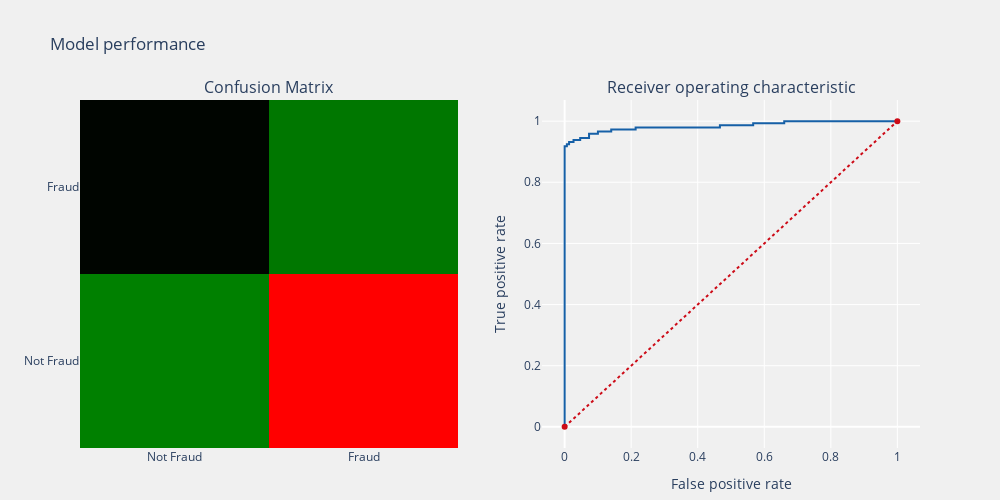
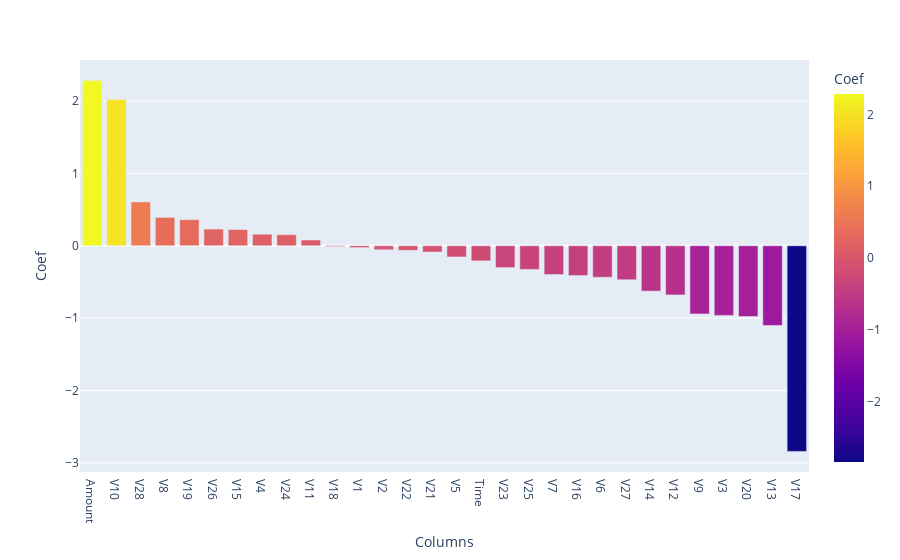

Notebook code cell kept with these figures, in order:
### Markdown cell above
# <a id="8"> 8.Undersampling apply Logistic Regression </a>

### Code cell
logit=LogisticRegression(max_iter= 100, solver= 'lbfgs',random_state=101)

Fraud(logit,X_train_under,X_test_under,y_train_under,y_test_under,"coefficients")

### Figure 1 — Plotly figure (JSON) as saved in the notebook; plotly's stock layout.template omitted (floating-point values rounded to 4 significant figures)
{"data": [{"colorscale": [[0, "red"], [0.001, "black"], [1, "green"]], "name": "matrix", "showscale": false, "type": "heatmap", "x": ["Not Fraud", "Fraud"], "xaxis": "x", "y": ["Not Fraud", "Fraud"], "yaxis": "y", "z": [[146, 4], [10, 136]]}, {"line": {"color": "rgb(22, 96, 167)", "width": 2}, "name": "Roc : 0.952420091324201", "type": "scatter", "x": [0, 0, 0, 0, 0, 0, 0, 0.006667, 0.006667, 0.01333, 0.01333, 0.02667, 0.02667, 0.04667, 0.04667, 0.07333, 0.07333, 0.1, 0.1, 0.14, 0.14, 0.2133, 0.2133, 0.4667, 0.4667, 0.5667, 0.5667, 0.66, 0.66, 1], "xaxis": "x2", "y": [0, 0.006849, 0.1164, 0.1301, 0.1918, 0.2055, 0.9178, 0.9178, 0.9247, 0.9247, 0.9315, 0.9315, 0.9384, 0.9384, 0.9452, 0.9452, 0.9589, 0.9589, 0.9658, 0.9658, 0.9726, 0.9726, 0.9795, 0.9795, 0.9863, 0.9863, 0.9932, 0.9932, 1, 1], "yaxis": "y2"}, {"line": {"color": "rgb(205, 12, 24)", "dash": "dot", "width": 2}, "type": "scatter", "x": [0, 1], "xaxis": "x2", "y": [0, 1], "yaxis": "y2"}], "layout": {"annotations": [{"font": {"size": 16}, "showarrow": false, "text": "Confusion Matrix", "x": 0.225, "xanchor": "center", "xref": "paper", "y": 1, "yanchor": "bottom", "yref": "paper"}, {"font": {"size": 16}, "showarrow": false, "text": "Receiver operating characteristic", "x": 0.775, "xanchor": "center", "xref": "paper", "y": 1, "yanchor": "bottom", "yref": "paper"}], "autosize": true, "height": 500, "margin": {"b": 10}, "paper_bgcolor": "rgba(240,240,240, 0.95)", "plot_bgcolor": "rgba(240,240,240, 0.95)", "showlegend": false, "title": {"text": "Model performance"}, "width": 1000, "xaxis": {"anchor": "y", "domain": [0, 0.45]}, "xaxis2": {"anchor": "y2", "domain": [0.55, 1], "title": {"text": "False positive rate"}}, "yaxis": {"anchor": "x", "domain": [0, 1]}, "yaxis2": {"anchor": "x2", "domain": [0, 1], "title": {"text": "True positive rate"}}}}

### Figure 2 — Plotly figure (JSON) as saved in the notebook; plotly's stock layout.template omitted (floating-point values rounded to 4 significant figures)
{"data": [{"alignmentgroup": "True", "hovertemplate": "Columns=%{x}<br>Coef=%{marker.color}<extra></extra>", "ids": [2.283, 2.021, 0.6058, 0.3918, 0.3608, 0.2306, 0.2233, 0.1596, 0.1533, 0.07942, -0.01184, -0.02536, -0.05529, -0.06326, -0.08705, -0.155, -0.2088, -0.3019, -0.3272, -0.3976, -0.412, -0.4354, -0.4702, -0.6274, -0.6794, -0.942, -0.9628, -0.9789, -1.102, -2.843], "legendgroup": "", "marker": {"color": [2.283, 2.021, 0.6058, 0.3918, 0.3608, 0.2306, 0.2233, 0.1596, 0.1533, 0.07942, -0.01184, -0.02536, -0.05529, -0.06326, -0.08705, -0.155, -0.2088, -0.3019, -0.3272, -0.3976, -0.412, -0.4354, -0.4702, -0.6274, -0.6794, -0.942, -0.9628, -0.9789, -1.102, -2.843], "coloraxis": "coloraxis"}, "name": "", "offsetgroup": "", "orientation": "v", "showlegend": false, "textposition": "auto", "type": "bar", "x": ["Amount", "V10", "V28", "V8", "V19", "V26", "V15", "V4", "V24", "V11", "V18", "V1", "V2", "V22", "V21", "V5", "Time", "V23", "V25", "V7", "V16", "V6", "V27", "V14", "V12", "V9", "V3", "V20", "V13", "V17"], "xaxis": "x", "y": [2.283, 2.021, 0.6058, 0.3918, 0.3608, 0.2306, 0.2233, 0.1596, 0.1533, 0.07942, -0.01184, -0.02536, -0.05529, -0.06326, -0.08705, -0.155, -0.2088, -0.3019, -0.3272, -0.3976, -0.412, -0.4354, -0.4702, -0.6274, -0.6794, -0.942, -0.9628, -0.9789, -1.102, -2.843], "yaxis": "y"}], "layout": {"barmode": "relative", "coloraxis": {"colorbar": {"title": {"text": "Coef"}}, "colorscale": [[0, "#0d0887"], [0.1111, "#46039f"], [0.2222, "#7201a8"], [0.3333, "#9c179e"], [0.4444, "#bd3786"], [0.5556, "#d8576b"], [0.6667, "#ed7953"], [0.7778, "#fb9f3a"], [0.8889, "#fdca26"], [1, "#f0f921"]]}, "legend": {"tracegroupgap": 0}, "margin": {"t": 60}, "xaxis": {"anchor": "y", "domain": [0, 1], "title": {"text": "Columns"}}, "yaxis": {"anchor": "x", "domain": [0, 1], "title": {"text": "Coef"}}}}
